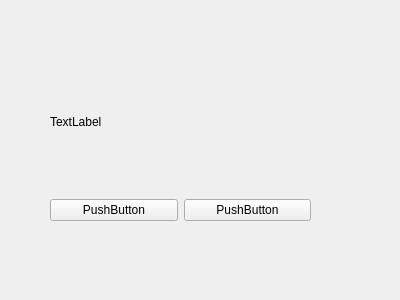
<?xml version="1.0" encoding="UTF-8"?>
<ui version="4.0">
 <class>Form</class>
 <widget class="QWidget" name="Form">
  <property name="geometry">
   <rect>
    <x>0</x>
    <y>0</y>
    <width>400</width>
    <height>300</height>
   </rect>
  </property>
  <property name="windowTitle">
   <string>Form</string>
  </property>
  <widget class="QWidget" name="">
   <property name="geometry">
    <rect>
     <x>50</x>
     <y>50</y>
     <width>261</width>
     <height>171</height>
    </rect>
   </property>
   <layout class="QVBoxLayout" name="verticalLayout">
    <item>
     <widget class="QLabel" name="label">
      <property name="text">
       <string>TextLabel</string>
      </property>
     </widget>
    </item>
    <item>
     <layout class="QHBoxLayout" name="horizontalLayout">
      <item>
       <widget class="QPushButton" name="pushButton">
        <property name="text">
         <string>PushButton</string>
        </property>
       </widget>
      </item>
      <item>
       <widget class="QPushButton" name="pushButton_2">
        <property name="text">
         <string>PushButton</string>
        </property>
       </widget>
      </item>
     </layout>
    </item>
   </layout>
  </widget>
 </widget>
 <resources/>
 <connections/>
</ui>
